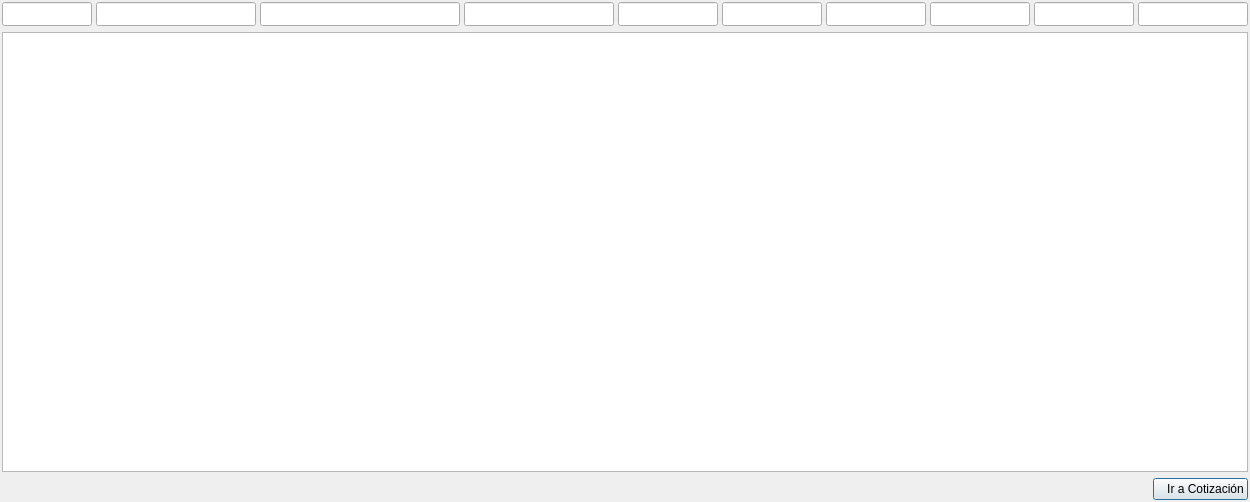
<?xml version="1.0" encoding="UTF-8"?>
<ui version="4.0">
 <class>filterQuotationsForm</class>
 <widget class="QDialog" name="filterQuotationsForm">
  <property name="windowModality">
   <enum>Qt::WindowModal</enum>
  </property>
  <property name="geometry">
   <rect>
    <x>0</x>
    <y>0</y>
    <width>1250</width>
    <height>502</height>
   </rect>
  </property>
  <property name="sizePolicy">
   <sizepolicy hsizetype="Fixed" vsizetype="Fixed">
    <horstretch>0</horstretch>
    <verstretch>0</verstretch>
   </sizepolicy>
  </property>
  <property name="minimumSize">
   <size>
    <width>1250</width>
    <height>502</height>
   </size>
  </property>
  <property name="maximumSize">
   <size>
    <width>1250</width>
    <height>502</height>
   </size>
  </property>
  <property name="windowTitle">
   <string>Filtrar Cotización</string>
  </property>
  <layout class="QGridLayout" name="gridLayout">
   <property name="leftMargin">
    <number>2</number>
   </property>
   <property name="topMargin">
    <number>2</number>
   </property>
   <property name="rightMargin">
    <number>2</number>
   </property>
   <property name="bottomMargin">
    <number>2</number>
   </property>
   <item row="0" column="0" colspan="2">
    <layout class="QHBoxLayout" name="horizontalLayout">
     <property name="spacing">
      <number>4</number>
     </property>
     <item>
      <widget class="QLineEdit" name="filterByDateLineEdit">
       <property name="sizePolicy">
        <sizepolicy hsizetype="Fixed" vsizetype="Fixed">
         <horstretch>0</horstretch>
         <verstretch>0</verstretch>
        </sizepolicy>
       </property>
       <property name="minimumSize">
        <size>
         <width>90</width>
         <height>24</height>
        </size>
       </property>
       <property name="maximumSize">
        <size>
         <width>0</width>
         <height>16777215</height>
        </size>
       </property>
       <property name="font">
        <font>
         <pointsize>10</pointsize>
        </font>
       </property>
      </widget>
     </item>
     <item>
      <widget class="QLineEdit" name="filterByInstNameLineEdit">
       <property name="sizePolicy">
        <sizepolicy hsizetype="Expanding" vsizetype="Fixed">
         <horstretch>0</horstretch>
         <verstretch>0</verstretch>
        </sizepolicy>
       </property>
       <property name="minimumSize">
        <size>
         <width>160</width>
         <height>24</height>
        </size>
       </property>
       <property name="maximumSize">
        <size>
         <width>16777215</width>
         <height>16777215</height>
        </size>
       </property>
       <property name="font">
        <font>
         <pointsize>10</pointsize>
        </font>
       </property>
       <property name="inputMask">
        <string/>
       </property>
      </widget>
     </item>
     <item>
      <widget class="QLineEdit" name="filterByScopeLineEdit">
       <property name="sizePolicy">
        <sizepolicy hsizetype="Fixed" vsizetype="Fixed">
         <horstretch>0</horstretch>
         <verstretch>0</verstretch>
        </sizepolicy>
       </property>
       <property name="minimumSize">
        <size>
         <width>200</width>
         <height>24</height>
        </size>
       </property>
       <property name="maximumSize">
        <size>
         <width>16777215</width>
         <height>16777215</height>
        </size>
       </property>
       <property name="font">
        <font>
         <pointsize>10</pointsize>
        </font>
       </property>
      </widget>
     </item>
     <item>
      <widget class="QLineEdit" name="filterByNameLineEdit">
       <property name="sizePolicy">
        <sizepolicy hsizetype="Fixed" vsizetype="Fixed">
         <horstretch>0</horstretch>
         <verstretch>0</verstretch>
        </sizepolicy>
       </property>
       <property name="minimumSize">
        <size>
         <width>150</width>
         <height>24</height>
        </size>
       </property>
       <property name="maximumSize">
        <size>
         <width>16777215</width>
         <height>16777215</height>
        </size>
       </property>
       <property name="font">
        <font>
         <pointsize>10</pointsize>
        </font>
       </property>
      </widget>
     </item>
     <item>
      <widget class="QLineEdit" name="filterByNitLineEdit">
       <property name="sizePolicy">
        <sizepolicy hsizetype="Fixed" vsizetype="Fixed">
         <horstretch>0</horstretch>
         <verstretch>0</verstretch>
        </sizepolicy>
       </property>
       <property name="minimumSize">
        <size>
         <width>100</width>
         <height>24</height>
        </size>
       </property>
       <property name="maximumSize">
        <size>
         <width>0</width>
         <height>16777215</height>
        </size>
       </property>
       <property name="font">
        <font>
         <pointsize>10</pointsize>
        </font>
       </property>
      </widget>
     </item>
     <item>
      <widget class="QLineEdit" name="filterByCelLineEdit">
       <property name="sizePolicy">
        <sizepolicy hsizetype="Fixed" vsizetype="Fixed">
         <horstretch>0</horstretch>
         <verstretch>0</verstretch>
        </sizepolicy>
       </property>
       <property name="minimumSize">
        <size>
         <width>100</width>
         <height>24</height>
        </size>
       </property>
       <property name="maximumSize">
        <size>
         <width>0</width>
         <height>16777215</height>
        </size>
       </property>
       <property name="font">
        <font>
         <pointsize>10</pointsize>
        </font>
       </property>
      </widget>
     </item>
     <item>
      <widget class="QLineEdit" name="filterByPhoneLineEdit">
       <property name="sizePolicy">
        <sizepolicy hsizetype="Fixed" vsizetype="Fixed">
         <horstretch>0</horstretch>
         <verstretch>0</verstretch>
        </sizepolicy>
       </property>
       <property name="minimumSize">
        <size>
         <width>100</width>
         <height>24</height>
        </size>
       </property>
       <property name="maximumSize">
        <size>
         <width>0</width>
         <height>16777215</height>
        </size>
       </property>
       <property name="font">
        <font>
         <pointsize>10</pointsize>
        </font>
       </property>
      </widget>
     </item>
     <item>
      <widget class="QLineEdit" name="filterByStateLineEdit">
       <property name="sizePolicy">
        <sizepolicy hsizetype="Fixed" vsizetype="Fixed">
         <horstretch>0</horstretch>
         <verstretch>0</verstretch>
        </sizepolicy>
       </property>
       <property name="minimumSize">
        <size>
         <width>100</width>
         <height>24</height>
        </size>
       </property>
       <property name="maximumSize">
        <size>
         <width>0</width>
         <height>16777215</height>
        </size>
       </property>
       <property name="font">
        <font>
         <pointsize>10</pointsize>
        </font>
       </property>
      </widget>
     </item>
     <item>
      <widget class="QLineEdit" name="filterByCityLineEdit">
       <property name="minimumSize">
        <size>
         <width>100</width>
         <height>24</height>
        </size>
       </property>
       <property name="maximumSize">
        <size>
         <width>0</width>
         <height>16777215</height>
        </size>
       </property>
       <property name="font">
        <font>
         <pointsize>10</pointsize>
        </font>
       </property>
      </widget>
     </item>
     <item>
      <widget class="QLineEdit" name="filterByInstTypeLineEdit">
       <property name="minimumSize">
        <size>
         <width>90</width>
         <height>24</height>
        </size>
       </property>
       <property name="font">
        <font>
         <pointsize>10</pointsize>
        </font>
       </property>
      </widget>
     </item>
    </layout>
   </item>
   <item row="1" column="0" colspan="2">
    <widget class="QTableView" name="quotationsTableView">
     <property name="font">
      <font>
       <pointsize>10</pointsize>
      </font>
     </property>
     <property name="alternatingRowColors">
      <bool>true</bool>
     </property>
     <property name="selectionMode">
      <enum>QAbstractItemView::SingleSelection</enum>
     </property>
     <property name="selectionBehavior">
      <enum>QAbstractItemView::SelectRows</enum>
     </property>
     <property name="sortingEnabled">
      <bool>false</bool>
     </property>
     <property name="wordWrap">
      <bool>true</bool>
     </property>
     <attribute name="horizontalHeaderMinimumSectionSize">
      <number>40</number>
     </attribute>
     <attribute name="horizontalHeaderDefaultSectionSize">
      <number>100</number>
     </attribute>
     <attribute name="horizontalHeaderStretchLastSection">
      <bool>false</bool>
     </attribute>
     <attribute name="verticalHeaderVisible">
      <bool>false</bool>
     </attribute>
    </widget>
   </item>
   <item row="2" column="0">
    <spacer name="horizontalSpacer">
     <property name="orientation">
      <enum>Qt::Horizontal</enum>
     </property>
     <property name="sizeHint" stdset="0">
      <size>
       <width>1065</width>
       <height>20</height>
      </size>
     </property>
    </spacer>
   </item>
   <item row="2" column="1">
    <widget class="QPushButton" name="goRecordButton">
     <property name="sizePolicy">
      <sizepolicy hsizetype="Minimum" vsizetype="Fixed">
       <horstretch>0</horstretch>
       <verstretch>0</verstretch>
      </sizepolicy>
     </property>
     <property name="minimumSize">
      <size>
       <width>0</width>
       <height>0</height>
      </size>
     </property>
     <property name="layoutDirection">
      <enum>Qt::LeftToRight</enum>
     </property>
     <property name="autoFillBackground">
      <bool>false</bool>
     </property>
     <property name="text">
      <string>   Ir a Cotización</string>
     </property>
     <property name="icon">
      <iconset resource="../resources/resources.qrc">
       <normaloff>:/icons/icons/go.png</normaloff>:/icons/icons/go.png</iconset>
     </property>
     <property name="flat">
      <bool>false</bool>
     </property>
    </widget>
   </item>
  </layout>
 </widget>
 <resources>
  <include location="../resources/resources.qrc"/>
 </resources>
 <connections/>
</ui>
